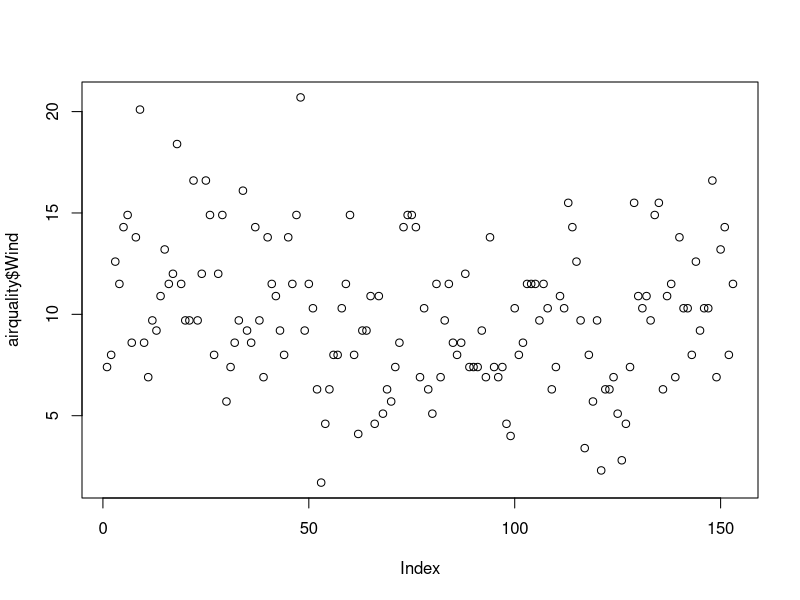
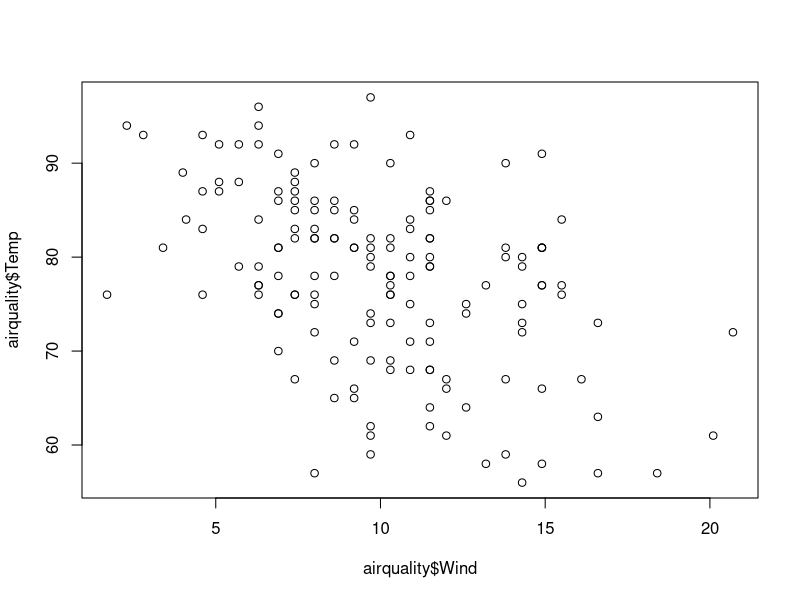
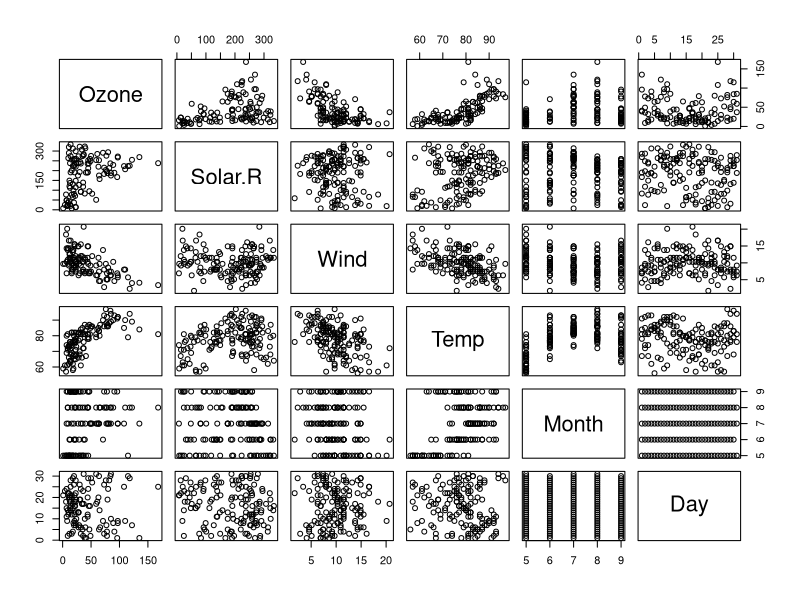
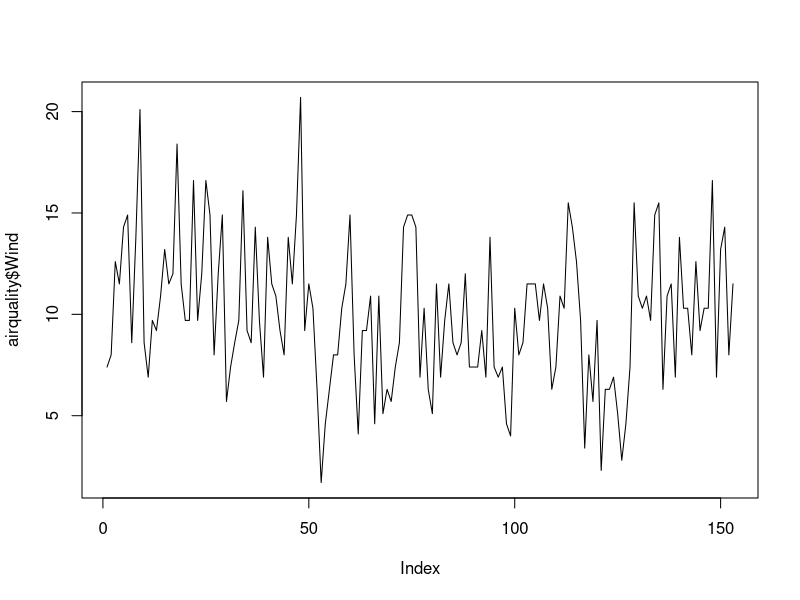
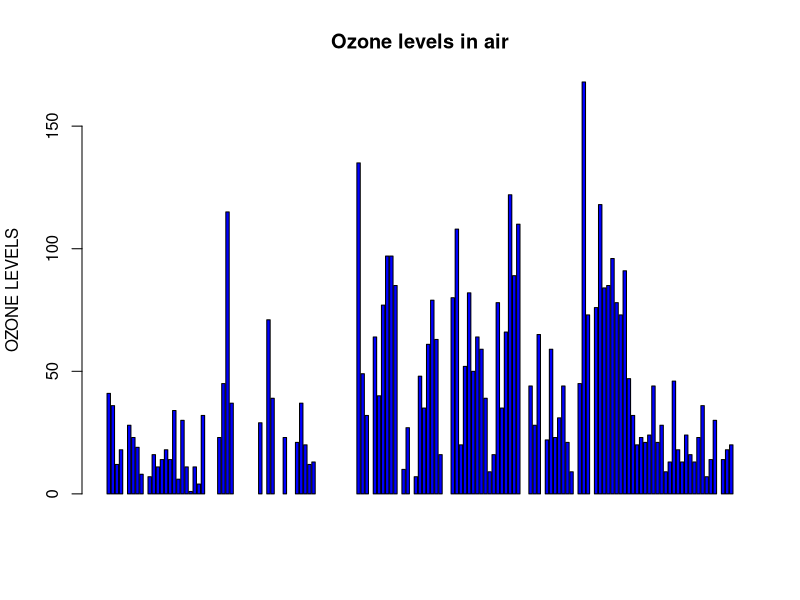
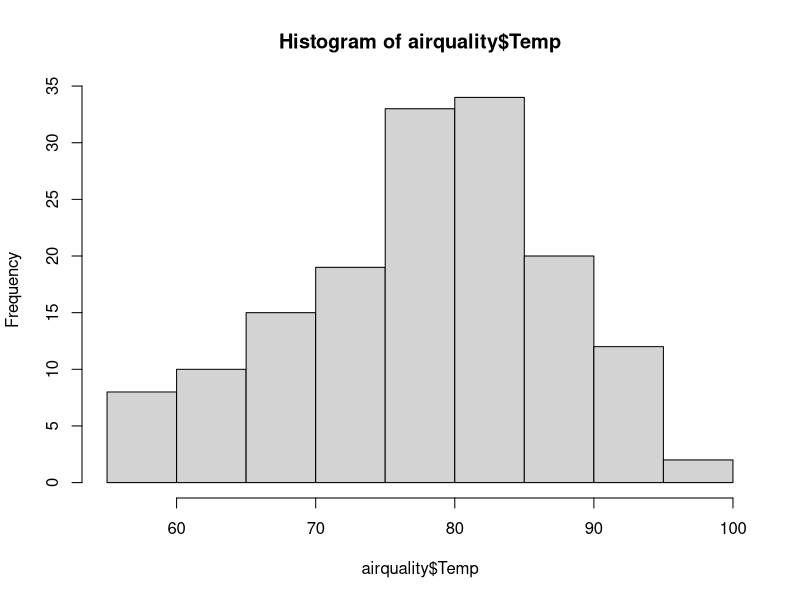
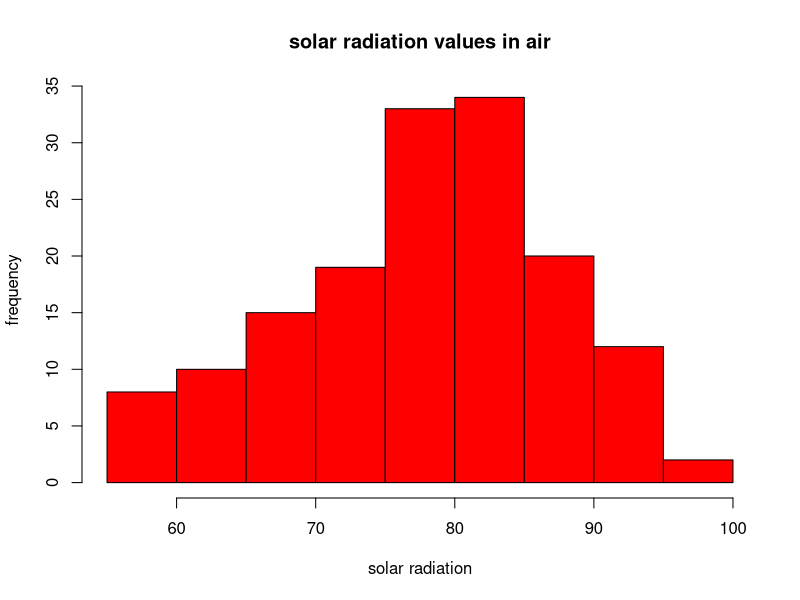
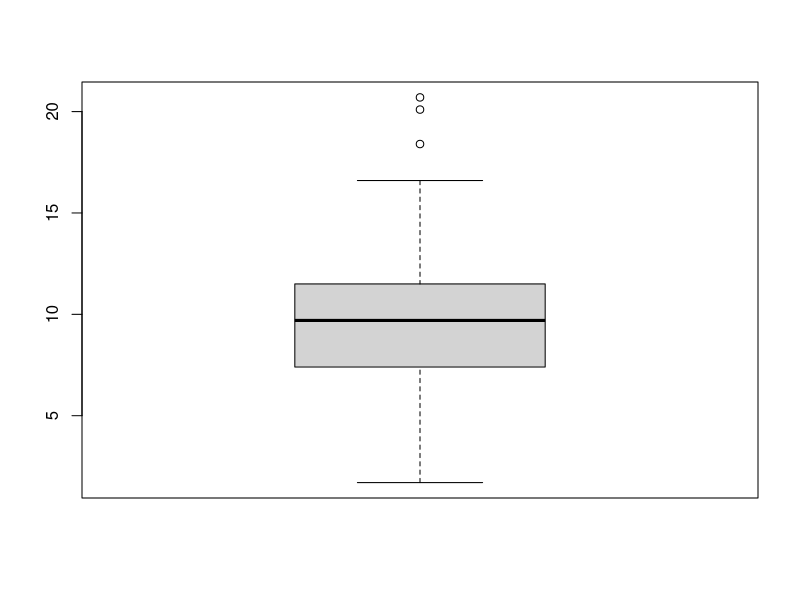

Write R code to recreate these figures, in order.
airquality<-datasets::airquality
head(airquality,10)
tail(airquality,10)
airquality[,c(1,2)]
df<-airquality[,-6]
airquality$Wind  #extracting the single column data
summary(airquality$Ozone)
summary(airquality)
plot(airquality$Wind)
plot(airquality$Wind,airquality$Temp,type="p")
plot(airquality)
#plot
plot(airquality$Wind,type="l")
#barplot
barplot(airquality$Ozone,ylab='OZONE LEVELS',main='Ozone levels in air',col='blue',horiz=F,axes=T)
#histogram
hist(airquality$Temp)
hist(airquality$Temp,xlab = 'solar radiation',ylab = 'frequency',main='solar radiation values in air',col='red')
#single box plot
boxplot(airquality$Wind)
boxplot(airquality$Wind,main="BOXPLOT")
boxplot.stats(airquality$Wind)$out
#multiple box plots
boxplot(airquality)
boxplot(airquality[,1:4],main='multiple box plots')

#margin of the grid(mar)
#no of rows and columns(mfrow)
#whether a border is to be included(bty)
#and positon of the labels(las:1 for horizontal ,las:0 for vertical )
#bty-box around the plot
par(mfrow=c(3,3),mar=c(2,5,2,1),las=0,bty="o")
plot(airquality$Ozone)
plot(airquality$Ozone,airquality$Wind)
plot(airquality$Ozone,type='l')
plot(airquality$Ozone,type='l')
plot(airquality$Ozone,type='l')
barplot(airquality$Ozone,main="OZONE CONCENTRATION IN AIR",xlab="ozone levels",col='green',horiz=TRUE)
hist(airquality$Solar.R)
boxplot(airquality$Wind)
boxplot(airquality[,0:4],main="multiple box plots")
